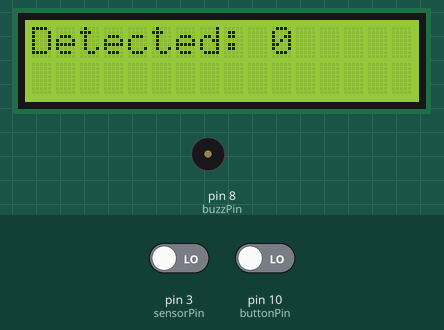
A sketch run on a simulated Arduino Uno, built with avr-gcc and run on an emulated ATmega328P. On the bench: 16×2 character LCD, buzzer (waves = sounding). Inputs (shaded band) come from the test bench; at power-on: pin 3 (sensorPin) LOW, pin 10 (buttonPin) LOW. What the sketch prints to the serial monitor is not drawn.

Above: at 1.2 s.
1.3 s: pin 3 (sensorPin) driven HIGH
At 2.6 s:
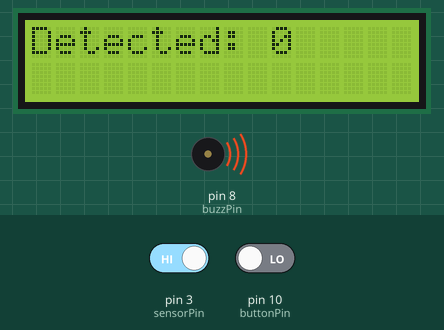
3.5 s: pin 3 (sensorPin) driven LOW and pin 10 (buttonPin) driven HIGH
At 5.4 s:
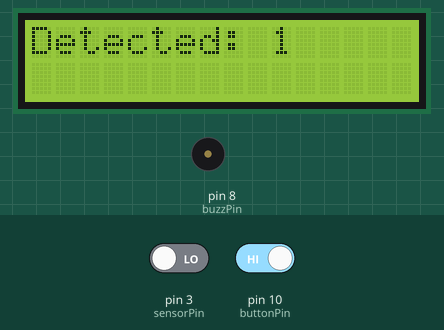
Timing chart, 0 to 6.9 s (numbered marks = the images above; inputs shaded):
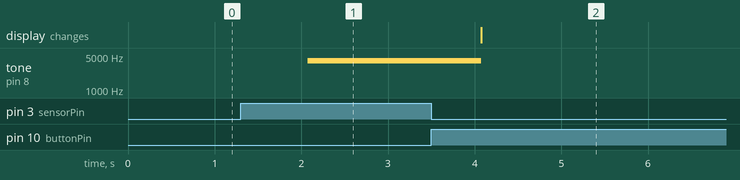

Measured:
- after the input at 1.3 s, tone on pin 8 (buzzPin): silent → 4000 Hz after 0.78 s
- after the input at 3.5 s, tone on pin 8 (buzzPin): 4000 Hz → silent after 0.58 s; the display: changes after 0.58 s (image 2)

The sketch:

Project7_IntruderAlert_Final.ino
```cpp
// Intruder Alert Sketch, by Hosamov
// 11/11/2017

#include <Wire.h>
#include <LCD.h>
#include <LiquidCrystal_I2C.h>

#define buzzPin 8              // Buzzer pin
#define sensorPin 3            // Sensor pin (PIR)
#define buttonPin 10            // Button pin

int pirState = true;           // assume no motion detected
int val = 0;                   // variable for reading pin status
int minSecAfterPIRLow = 5000;  // if sensor reports low, remain HIGH for this many milliseconds
boolean buzzState = false;     // Initial state of buzz pin
long pressCounter = 0;          // variable for storing how many times button has been pressed
int trigger = 0;

long unsigned int timeTurnedLow;
boolean takeLowTime; // This variable is used to record event where sensor turns off

// the time we give the sensor to calibrate(10-60 secs accroding to datashet)
int calibrationTime = 30;  // Time in seconds

// LCD I2C init:
// Addr, en, Rw, Rs, d4, d5, d6, d7, backlightpin, polarity
LiquidCrystal_I2C lcd(0x3F, 2, 1, 0, 4, 5, 6, 7, 3, POSITIVE);


void setup() {
  Serial.begin(9600);        // Init serial
  Wire.begin();              // Init I2C interface

  // Define pins:
  pinMode(buzzPin, OUTPUT);  // Define buzzer as output
  pinMode(sensorPin, INPUT); // Define sensor pin as input
  pinMode(buttonPin, INPUT); // Define button pin as input

  // LCD Setup
  lcd.begin(16,2);           // Setup 16x2 LCD screen
  lcd.backlight();
  lcd.setCursor(0,0);
  lcd.print("Detected: ");
  lcd.print(pressCounter);

  Serial.println("Waiting for sensor to calibrate.");
  //delay(calibrationTime * 1000); // Convert the time from seconds to milliseconds
  Serial.println("SENSOR ACTIVE!");

}

void loop() {
  val = digitalRead(sensorPin);  // Read input data
  int buttonVal = digitalRead(buttonPin);

  if (val == HIGH) {
    trigger = 1;     // Set trigger to value: 1, so button can be pressed
    alarm(true);     // turn alarm on
    if (pirState == LOW) {
      // we have just turned on
      Serial.println("Motion detected!");
      // We only want to print on the output change, not state
      pirState = HIGH;
    }
  } else {
    if (pirState == HIGH) {
      // We have just turned off
      Serial.println("Motion ended!");
      // We only want to print on the output change, not state
      pirState = LOW;
    }
    if (buttonVal == HIGH && val == LOW && trigger == 1) {          // If button is pressed, and motion is not detected detected,
      alarm(false);                                 // Turn alarm off
      Serial.println("Button press detected!");
      Serial.println("Alarm: OFF");
      trigger = 0;
      pressCounter++;
      lcd.setCursor(10,0);
      lcd.print(pressCounter);
    }

  }
  delay(1000);
}

void alarm(bool state){
  if (state == true) {          // If buzzState is true,
    tone(buzzPin, 4000);        // Project a tone
  } else if (state == false) {  // Or, if buzzState is false,
    noTone(buzzPin);            // Turn stop buzzer
  }
}
```
